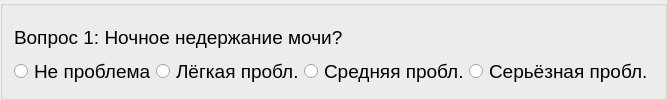
          <widget class="QGroupBox" name="block4_item01">
           <layout class="QVBoxLayout" name="verticalLayout_56">
            <property name="spacing">
             <number>0</number>
            </property>
            <item>
             <widget class="QLabel" name="label_63">
              <property name="font">
               <font>
                <pointsize>14</pointsize>
               </font>
              </property>
              <property name="text">
               <string>Вопрос 1: Ночное недержание мочи?</string>
              </property>
              <property name="alignment">
               <set>Qt::AlignLeading|Qt::AlignLeft|Qt::AlignVCenter</set>
              </property>
              <property name="wordWrap">
               <bool>true</bool>
              </property>
             </widget>
            </item>
            <item>
             <layout class="QHBoxLayout" name="_56">
              <property name="spacing">
               <number>0</number>
              </property>
              <item>
               <widget class="QRadioButton" name="radioButton_166">
                <property name="font">
                 <font>
                  <pointsize>14</pointsize>
                 </font>
                </property>
                <property name="text">
                 <string>Не проблема</string>
                </property>
               </widget>
              </item>
              <item>
               <widget class="QRadioButton" name="radioButton_167">
                <property name="font">
                 <font>
                  <pointsize>14</pointsize>
                 </font>
                </property>
                <property name="text">
                 <string>Лёгкая пробл.</string>
                </property>
               </widget>
              </item>
              <item>
               <widget class="QRadioButton" name="radioButton_169">
                <property name="font">
                 <font>
                  <pointsize>14</pointsize>
                 </font>
                </property>
                <property name="text">
                 <string>Средняя пробл.</string>
                </property>
               </widget>
              </item>
              <item>
               <widget class="QRadioButton" name="radioButton_168">
                <property name="font">
                 <font>
                  <pointsize>14</pointsize>
                 </font>
                </property>
                <property name="text">
                 <string>Серьёзная пробл.</string>
                </property>
               </widget>
              </item>
             </layout>
            </item>
           </layout>
          </widget>
